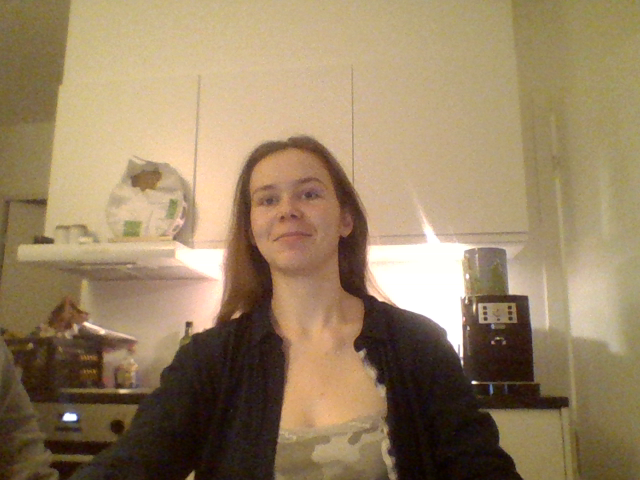
#> input picture software/app_sharp_images/0.png, 640 x 480 px, given in place of app_sharp_images0.png, which was not available
$ python run_cpbd.py ../app_sharp_images 1.0 1.0
#> lines starting #> are read from the running program, lines starting #| are printed output that depends on the picture
# python3 cpbd/run_cpbd.py ../dataset/original/bmp/Blurry/ 0.002 3.6
import os
import cpbd
import imageio
import time
from sys import argv

# folder with the images in the filesystem
path = argv[1]
THRESHOLD = float(argv[2])
BETA = float(argv[3])
#path = str(input()).rstrip()
# images in the folder
n = os.listdir(path)

file_object = open('cpbd/output/time.txt', 'a') # added
#for i in range(1, n + 1):
for i in n:
    time_start = time.time()
    input_image = imageio.imread(path + i, pilmode='L')
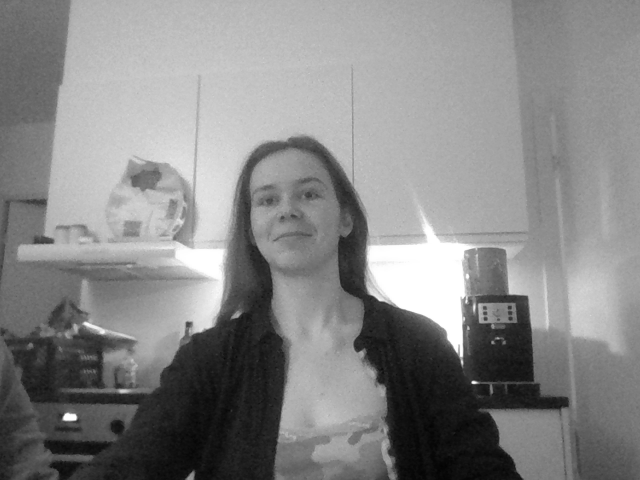
#> input_image: shape (480, 640); min 3, max 255, mean 134.4
#> (the run stopped early here; a loop or call above may not have finished)

$ run again, on software/app_sharp_images/12.png
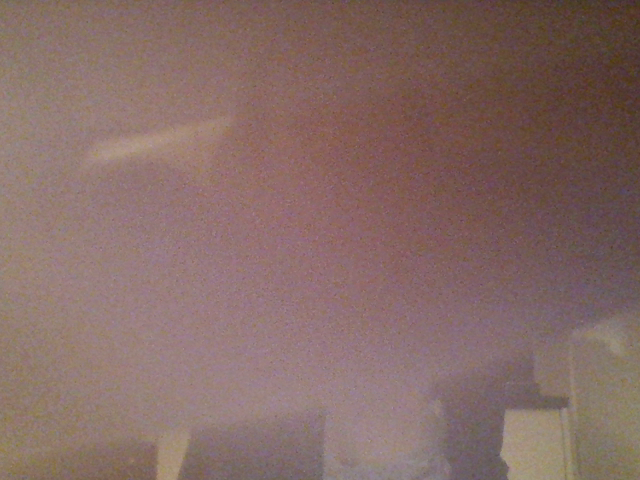
#> input picture software/app_sharp_images/12.png, 640 x 480 px, given in place of app_sharp_images0.png, which was not available
#> `input_image = imageio.imread(path + i, pilmode='L')`:
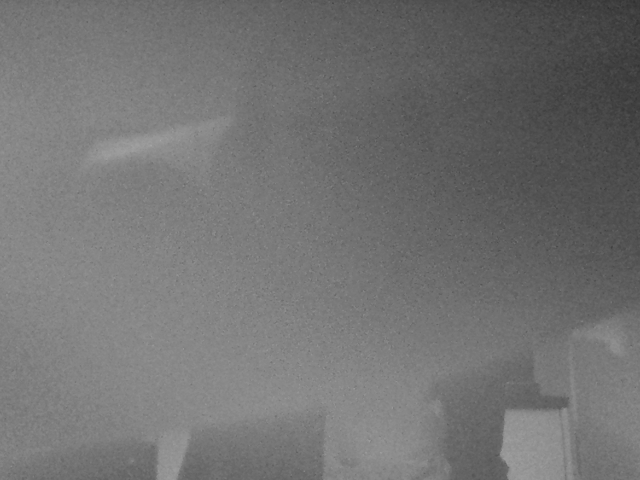
#> input_image: shape (480, 640); min 49, max 166, mean 114.5

$ run again, on software/app_sharp_images/13.png
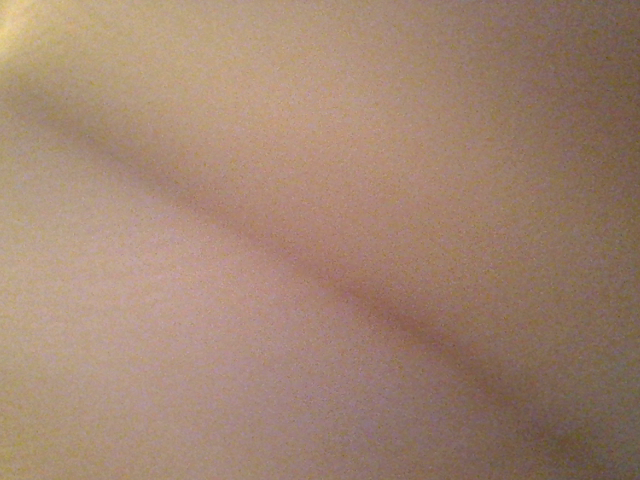
#> input picture software/app_sharp_images/13.png, 640 x 480 px, given in place of app_sharp_images0.png, which was not available
#> `input_image = imageio.imread(path + i, pilmode='L')`:
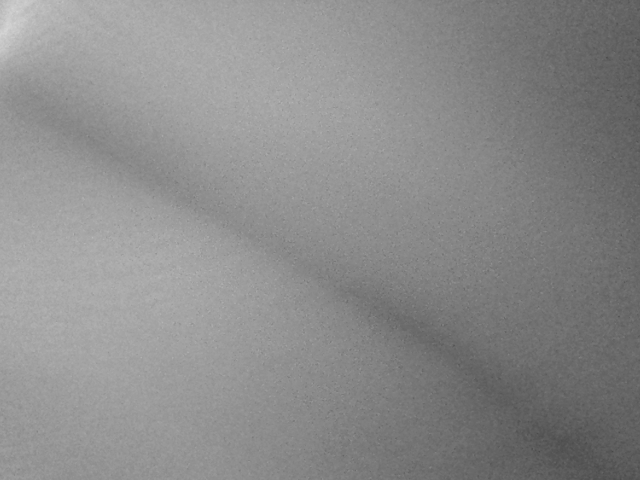
#> input_image: shape (480, 640); min 72, max 213, mean 139.2
